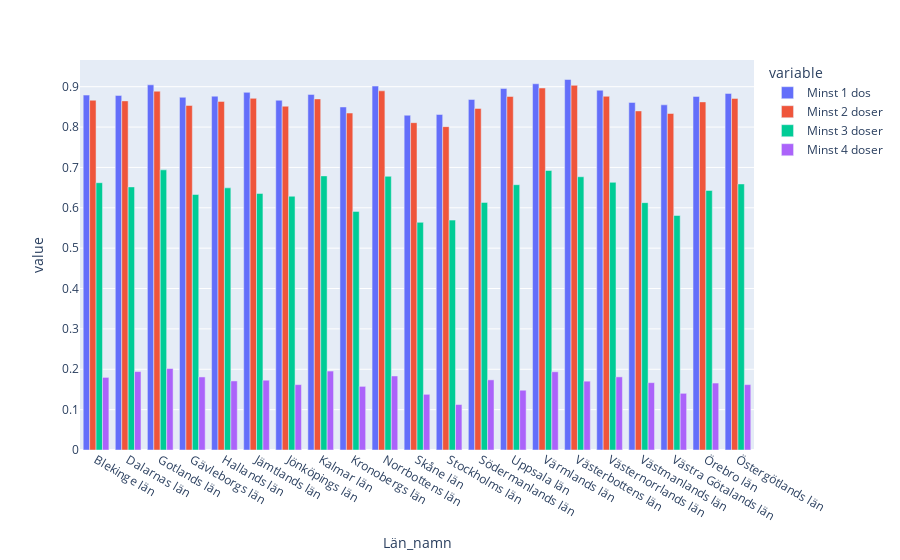

Write notebook code for a chart like this one.
### Code cell
px.bar(f, barmode = "group")

### Figure 1 — Plotly figure (JSON) as saved in the notebook; plotly's stock layout.template omitted (floating-point values rounded to 4 significant figures)
{"data": [{"alignmentgroup": "True", "hovertemplate": "variable=Minst 1 dos<br>Län_namn=%{x}<br>value=%{y}<extra></extra>", "legendgroup": "Minst 1 dos", "marker": {"color": "#636efa", "pattern": {"shape": ""}}, "name": "Minst 1 dos", "offsetgroup": "Minst 1 dos", "orientation": "v", "showlegend": true, "textposition": "auto", "type": "bar", "x": ["Blekinge län", "Dalarnas län", "Gotlands län", "Gävleborgs län", "Hallands län", "Jämtlands län", "Jönköpings län", "Kalmar län", "Kronobergs län", "Norrbottens län", "Skåne län", "Stockholms län", "Södermanlands län", "Uppsala län", "Värmlands län", "Västerbottens län", "Västernorrlands län", "Västmanlands län", "Västra Götalands län", "Örebro län", "Östergötlands län"], "xaxis": "x", "y": [0.8792, 0.8784, 0.9047, 0.8738, 0.8765, 0.8859, 0.8664, 0.8808, 0.8498, 0.9015, 0.8293, 0.8312, 0.8683, 0.8954, 0.9072, 0.9178, 0.8913, 0.861, 0.8551, 0.8759, 0.8834], "yaxis": "y"}, {"alignmentgroup": "True", "hovertemplate": "variable=Minst 2 doser<br>Län_namn=%{x}<br>value=%{y}<extra></extra>", "legendgroup": "Minst 2 doser", "marker": {"color": "#EF553B", "pattern": {"shape": ""}}, "name": "Minst 2 doser", "offsetgroup": "Minst 2 doser", "orientation": "v", "showlegend": true, "textposition": "auto", "type": "bar", "x": ["Blekinge län", "Dalarnas län", "Gotlands län", "Gävleborgs län", "Hallands län", "Jämtlands län", "Jönköpings län", "Kalmar län", "Kronobergs län", "Norrbottens län", "Skåne län", "Stockholms län", "Södermanlands län", "Uppsala län", "Värmlands län", "Västerbottens län", "Västernorrlands län", "Västmanlands län", "Västra Götalands län", "Örebro län", "Östergötlands län"], "xaxis": "x", "y": [0.8665, 0.8649, 0.8888, 0.8535, 0.8636, 0.8711, 0.8516, 0.8697, 0.8347, 0.8897, 0.8109, 0.8011, 0.8461, 0.8757, 0.8968, 0.9034, 0.8762, 0.84, 0.8336, 0.8624, 0.8709], "yaxis": "y"}, {"alignmentgroup": "True", "hovertemplate": "variable=Minst 3 doser<br>Län_namn=%{x}<br>value=%{y}<extra></extra>", "legendgroup": "Minst 3 doser", "marker": {"color": "#00cc96", "pattern": {"shape": ""}}, "name": "Minst 3 doser", "offsetgroup": "Minst 3 doser", "orientation": "v", "showlegend": true, "textposition": "auto", "type": "bar", "x": ["Blekinge län", "Dalarnas län", "Gotlands län", "Gävleborgs län", "Hallands län", "Jämtlands län", "Jönköpings län", "Kalmar län", "Kronobergs län", "Norrbottens län", "Skåne län", "Stockholms län", "Södermanlands län", "Uppsala län", "Värmlands län", "Västerbottens län", "Västernorrlands län", "Västmanlands län", "Västra Götalands län", "Örebro län", "Östergötlands län"], "xaxis": "x", "y": [0.6622, 0.6518, 0.694, 0.6329, 0.6494, 0.6355, 0.6286, 0.679, 0.5911, 0.678, 0.5639, 0.5695, 0.6134, 0.6572, 0.6924, 0.6769, 0.6631, 0.6128, 0.5809, 0.643, 0.6591], "yaxis": "y"}, {"alignmentgroup": "True", "hovertemplate": "variable=Minst 4 doser<br>Län_namn=%{x}<br>value=%{y}<extra></extra>", "legendgroup": "Minst 4 doser", "marker": {"color": "#ab63fa", "pattern": {"shape": ""}}, "name": "Minst 4 doser", "offsetgroup": "Minst 4 doser", "orientation": "v", "showlegend": true, "textposition": "auto", "type": "bar", "x": ["Blekinge län", "Dalarnas län", "Gotlands län", "Gävleborgs län", "Hallands län", "Jämtlands län", "Jönköpings län", "Kalmar län", "Kronobergs län", "Norrbottens län", "Skåne län", "Stockholms län", "Södermanlands län", "Uppsala län", "Värmlands län", "Västerbottens län", "Västernorrlands län", "Västmanlands län", "Västra Götalands län", "Örebro län", "Östergötlands län"], "xaxis": "x", "y": [0.1799, 0.1943, 0.2019, 0.181, 0.1711, 0.1729, 0.162, 0.1956, 0.1576, 0.1834, 0.1379, 0.1127, 0.1738, 0.1481, 0.1938, 0.1705, 0.1811, 0.1668, 0.1404, 0.1658, 0.162], "yaxis": "y"}], "layout": {"barmode": "group", "legend": {"title": {"text": "variable"}, "tracegroupgap": 0}, "margin": {"t": 60}, "xaxis": {"anchor": "y", "domain": [0, 1], "title": {"text": "Län_namn"}}, "yaxis": {"anchor": "x", "domain": [0, 1], "title": {"text": "value"}}}}
